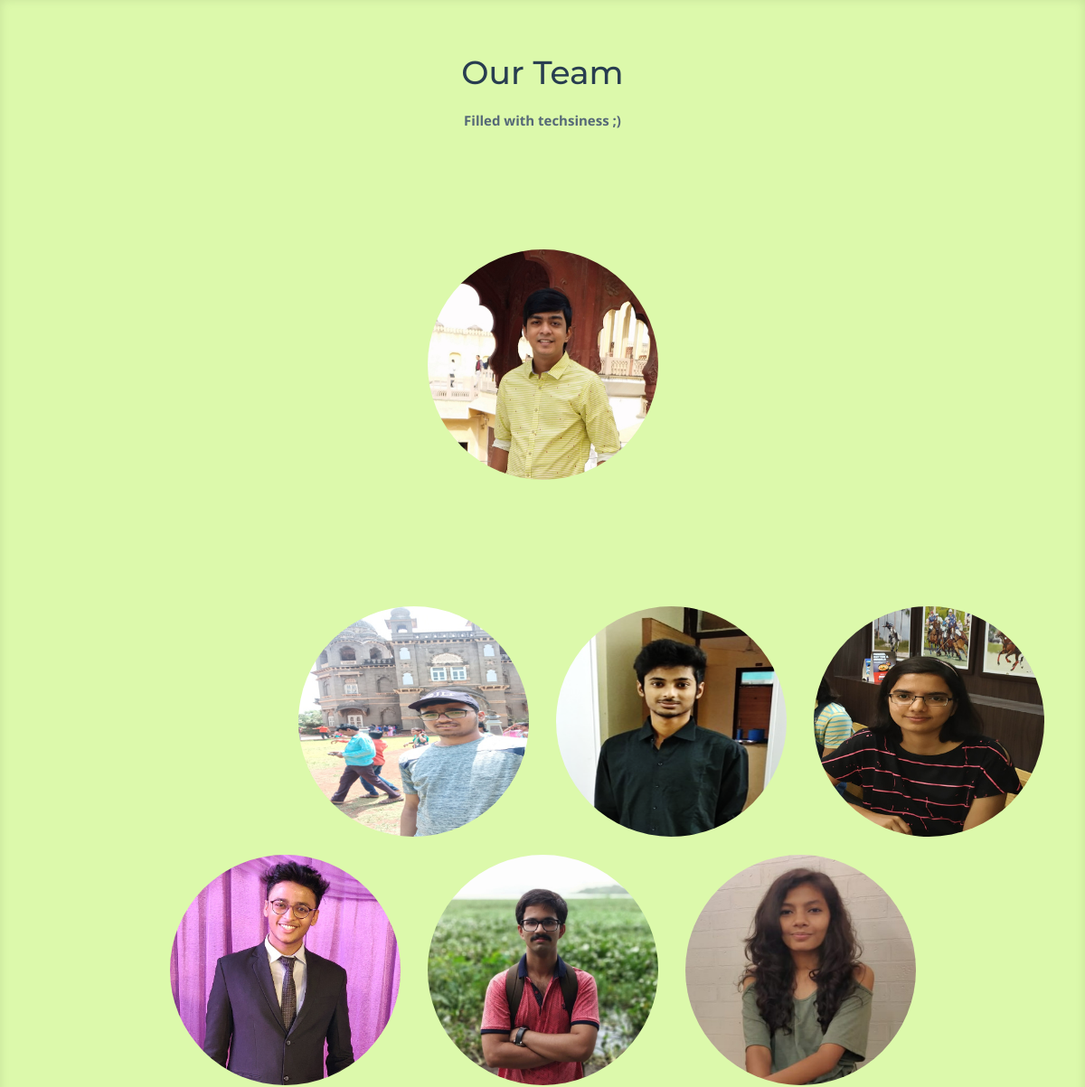
Page /erc/ (middle part) on the earlier database version.
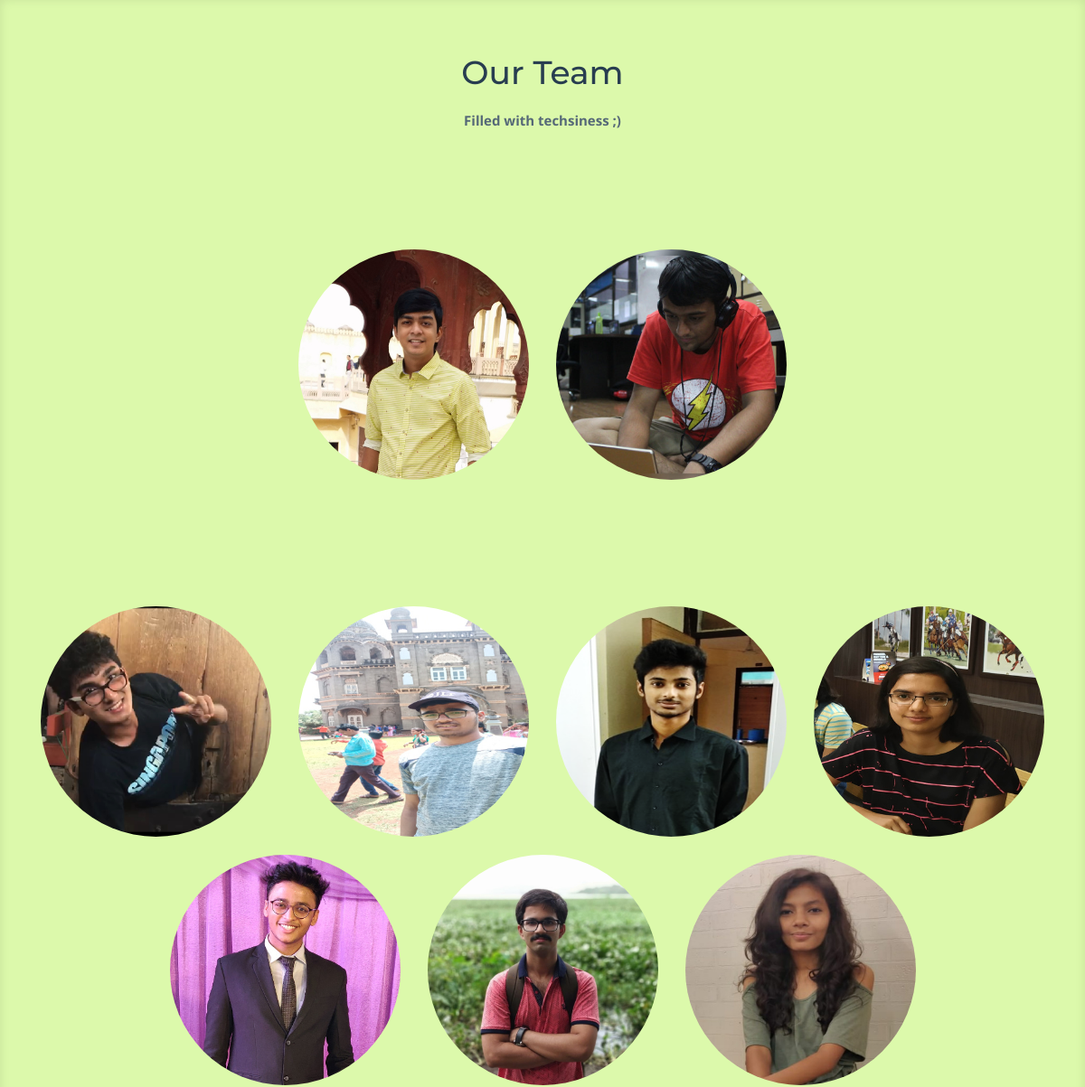
Same page on the later database version.
### erc/models.py (models this page shows)
class Team(models.Model):
	name=models.CharField(max_length=80,blank=False)
	post=models.CharField(max_length=80)
	image=models.ImageField(upload_to='media/team',blank=True)
	fb=models.CharField(max_length=80,null=True,blank=True)
	linkedin=models.CharField(max_length=80,null=True,blank=True)
	github=models.CharField(max_length=80, null=True, blank=True)

### erc/views.py (the view)
# urls.py: path('', home_view , name='home'),
def home_view (request, *args, **kwargs):
	team=Team.objects.all()
	event=Event.objects.all()
	news=Newsletter.objects.all()
	content={
	'team':team,
	'events':event,
	'news':news,
	}
	return render(request,"erc/index.html",content)

### erc/models.py (called while the page is built)
	def get_absolute_url(self):
		return reverse('erc:event_detail',kwargs={'Event_id':self.id})

### erc/templates/erc/index.html (shortened to what this page needs)
<!DOCTYPE html>
<html lang="en">
<head>
{% load static %}
  <link href="{% static 'erc/lib/bootstrap/css/bootstrap.min.css' %}"rel="stylesheet">
  <link href="{% static 'erc/lib/font-awesome/css/font-awesome.min.css' %}" rel="stylesheet">
  <link href="{% static 'erc/lib/animate/animate.min.css' %}" rel="stylesheet">
  <link href="{% static 'erc/lib/ionicons/css/ionicons.min.css' %}" rel="stylesheet">
  <link href="{% static 'erc/lib/owlcarousel/assets/owl.carousel.min.css' %}" rel="stylesheet">
  <link href="{% static 'erc/lib/lightbox/css/lightbox.min.css' %}" rel="stylesheet">
  <link href="{% static 'erc/css/style.css' %}" rel="stylesheet">
  <link href="{% static 'erc/css/popup.css' %}" rel="stylesheet">
</head>
<body>
  <main id="main">
    <section id="team">
      <div class="container">
        <div class="section-header">
          <h3>Our Team</h3>
          <p><strong>Filled with techsiness ;) </strong></p>
        </div>
          <br><br><br>
        <div class="row justify-content-center">
          {% for member in team %}
            {%if member.post == "Manager" %}
            <div class="col-lg-3 col-md-4 wow fadeInUp" data-wow-delay="0.2s">
            <div class="member">
              <img src="{{member.image.url}}" class="img-fluid" alt="">
            </div>
          </div>
          {%endif%}
          {%endfor%}
        </div>
          <br><br><br><br><br>
        <div class="row justify-content-center">
          {% for member in team %}
            {%if member.post == "Convener" %}
            <div class="col-lg-3 col-md-4 wow fadeInUp" data-wow-delay="0.2s">
            <div class="member">
              <img src="{{member.image.url}}" class="img-fluid" alt="">
            </div>
          </div>
          {%endif%}
          {%endfor%}
        </div>
        <br><br><br><br><br>
    </div>
    </section>
  </main>
</body>
</html>

Differences in the rows shown:
now on this page (row edited): Team: image (picture), shown under "Our Team"
now on this page (row edited): Team: image (picture)
